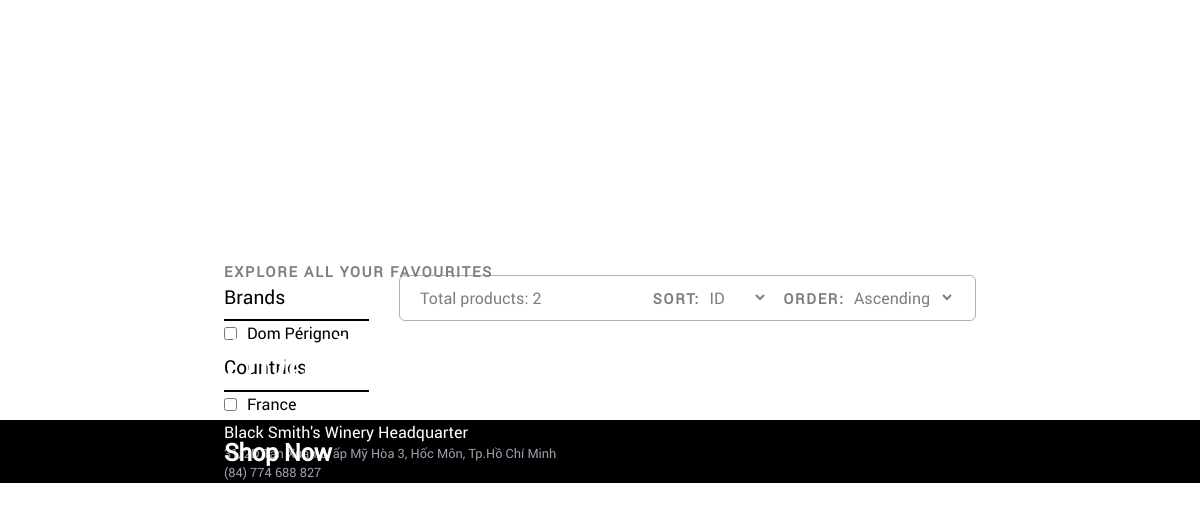
Before: /shop/sparkling-champagne/ with the older database file.
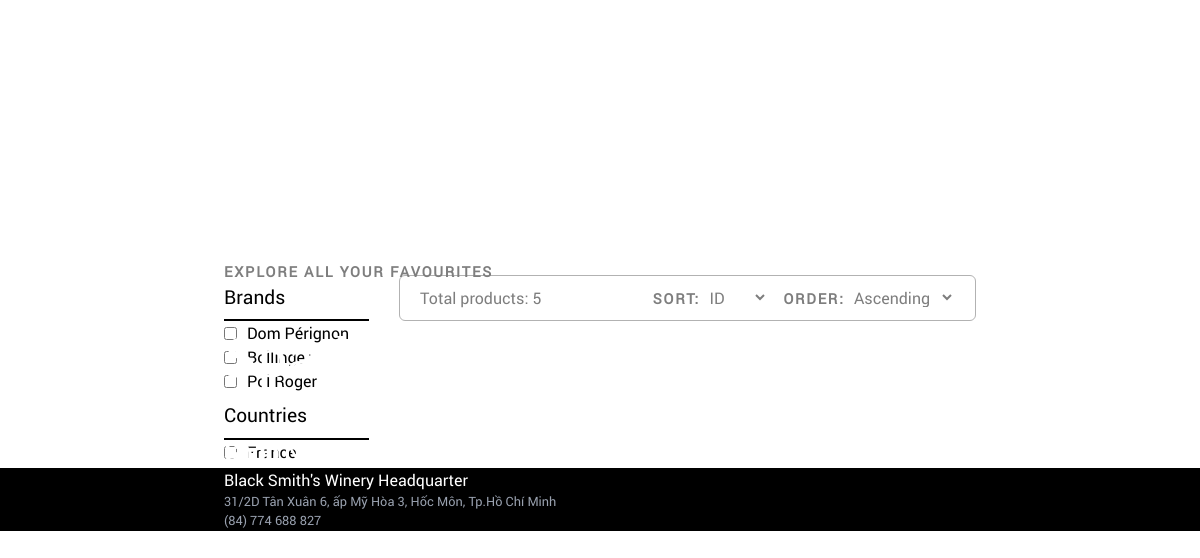
After: the same page with the newer database file.
### common/models/brand.py (models this page shows, shortened)
class Brand(models.Model):
    name = models.CharField(max_length=30,unique=True)
    slug = models.SlugField(unique=True,blank=True)

### common/models/country.py (models this page shows)
class Country(models.Model):
    name = models.CharField(max_length=50, unique=True)
    code = models.CharField(max_length=3, unique=True, null=True, blank=True)

### shop/views.py (the view)
# urls.py: path('<slug:categorySlug>/', views.filter_products, name='product/categorySlug'),
def filter_products(request, categorySlug: str):
    category = get_object_or_404(Category, slug=categorySlug)
    brand_ids = request.GET.getlist('brands')
    country_ids = request.GET.getlist('countries')
    sort = request.GET.get("sort", "id")
    order = request.GET.get("order", "asc")
    products = Product.objects.filter(category=category)
    if brand_ids:
        products = products.filter(brand__id__in=brand_ids)
    if country_ids:
        products = products.filter(country__id__in=country_ids)
    brands = Brand.objects.filter(products__category=category).distinct()
    countries = Country.objects.filter(products__category=category).distinct()
    sort_fields = {"id", "name", "original_price"}
    if sort not in sort_fields:
        sort = "id"
    order_prefix = "" if order == "asc" else "-"
    ordering = f"{order_prefix}{sort}"
    products = products.order_by(ordering)
    if request.headers.get('x-requested-with') == 'XMLHttpRequest':
        return render(request, 'shop/product_list.html', {
            'products': products
        })
    return render(request, 'shop/product_category.html', {
        'category': category,
        'products': products,
        'brands': brands,
        'countries': countries,
        'selected_brands': list(map(int, brand_ids)),
        'selected_countries': list(map(int, country_ids)),
    })

### shop/templates/shop/product_category.html (shortened to what this page needs)
{% extends "_Layout.html" %}
{% load static %}
{% block content %}
<div class="modules--0 mt-0 mb-0 w-full h-[calc(100vh-12.1rem)]">
    <div class="top-[33%] mr-auto ml-auto z-2 absolute visible">
        <p class="eyebrow">
            Explore all your favourites
        </p>
        <h1 class="font-[GTSuperDisplay] text-white text-[5vw] pt-[2rem] pb-[2rem]">
          {{ category.name|title}}
        </h1>
        <p class="text-white font-[800] text-[1.5rem] -tracking-[0.025rem]">
            Shop Now
        </p>
    </div>
</div>
<div class="modules--1 bg-white">
    <div class="flex flex-nowrap">
        <div id="product-list-wrapper" class="flex-[0_1_83.5%] order-2 pl-[30px] float-right max-w-full">
            <div id="toolbar" class="max-w-full mb-[1rem]">
              <div class="relative border border-[#b2b2b2] py-[10px] px-[20px] rounded-[6px]">
                <div class="flex text-center justify-between text-[#7e7e7e]">
                  <div>
                    <p>Total products: {{ products|length }}</p>
                  </div>
                  <div class="flex flex-row gap-[15px]">
                    <div>
                      <span class="eyebrow"> Sort: </span>
                      <select id="product-sort-filter" class="border-none">
                        <option value="id" selected>ID</option>
                      </select>
                    </div>
                    <div>
                      <span class="eyebrow"> Order: </span>
                      <select id="product-sort-order">
                        <option value="asc" selected>Ascending</option>
                      </select>
                    </div>
                  </div>
                </div>
              </div>
            </div>
        </div>
        <div class="flex-[0_1_20%] order-1 float-left max-w-[256px]">
            <div class="w-full h-full">
              <div class="w-full">
                <div class="py-[0.5rem] border-b-black border-b-[2px] text-[1.2rem]">
                  <h1>Brands</h1>
                </div>
                <div id="brand-filter">
                  {% for brand in brands %}
                    <div class="flex flex-row items-center">
                      <input type="checkbox" class="brand-checkbox" name="brands" value="{{ brand.id }}"  {% if brand.id in selected_brands %}checked{% endif %}>
                      <p class="ml-[10px]">{{ brand.name }}</p>
                    </div>
                  {% endfor %}
                </div>
              </div>
              <div class="w-full">
                <div class="py-[0.5rem] border-b-black border-b-[2px] text-[1.2rem]">
                  <h1>Countries</h1>
                </div>
                <div id="country-filter">
                  {% for country in countries %}
                    <div class="flex flex-row items-center">
                      <input type="checkbox" class="country-checkbox" name="countries" value="{{ country.id }}"  {% if country.id in selected_countries %}checked{% endif %}>
                      <p class="ml-[10px]">{{ country.name }}</p>
                    </div>
                  {% endfor %}
                </div>
              </div>
            </div>
        </div>
    </div>
</div>
{% endblock content %}

Changed rows visible on the page:
added Brand: name "Bollinger"
added Brand: name "Pol Roger"
Other visible differences:
{{ products|length }}: "2" → "5"
